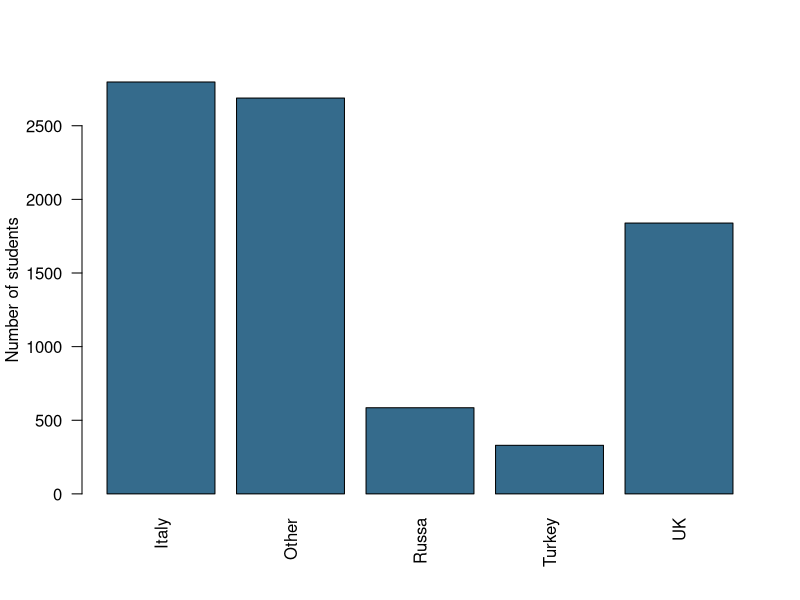
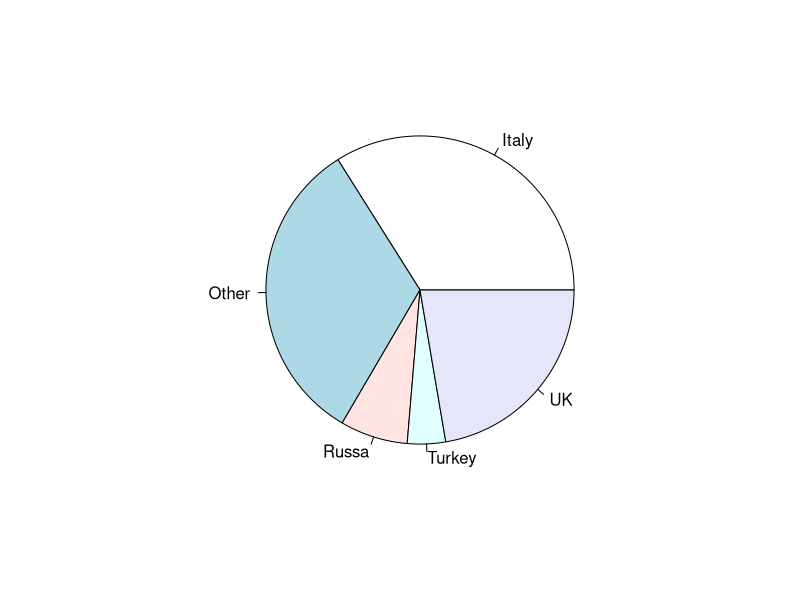
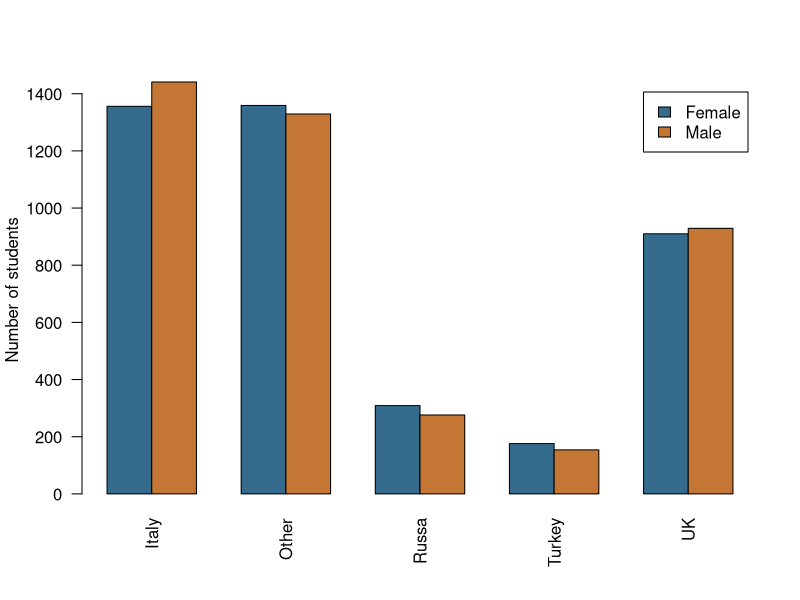
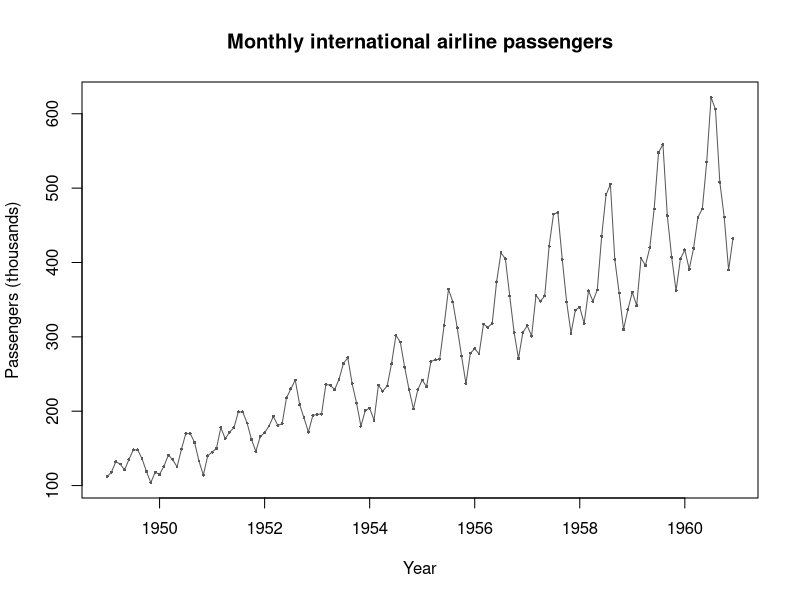
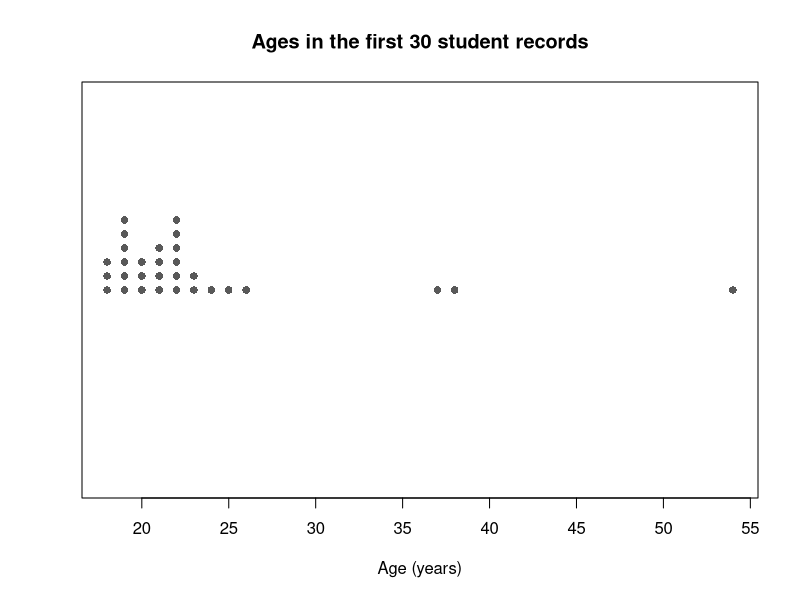
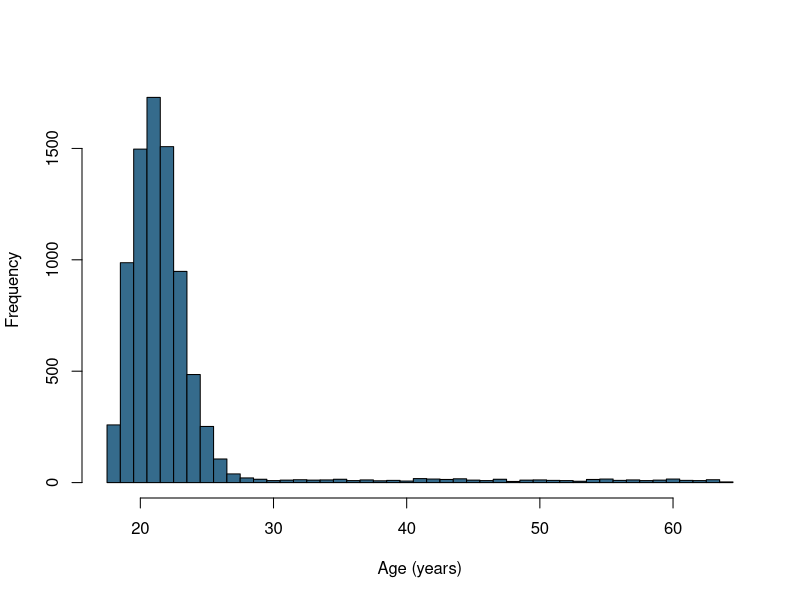
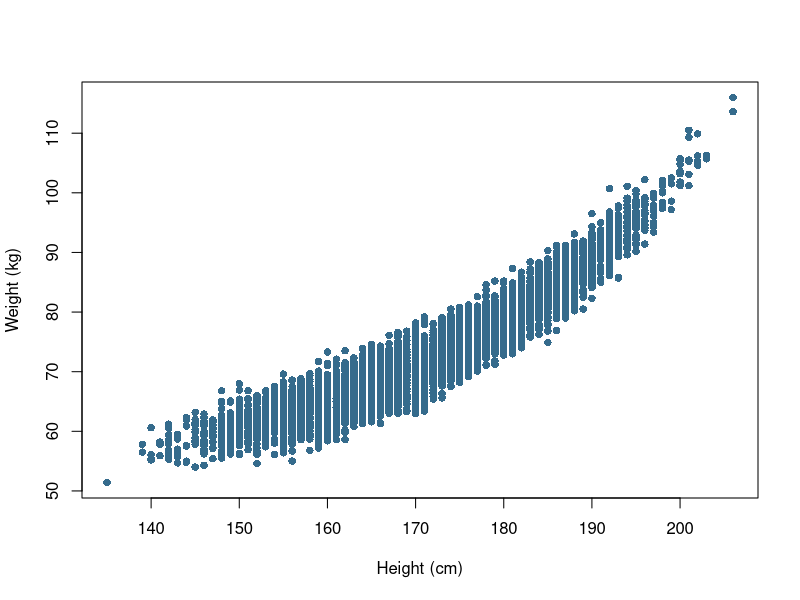
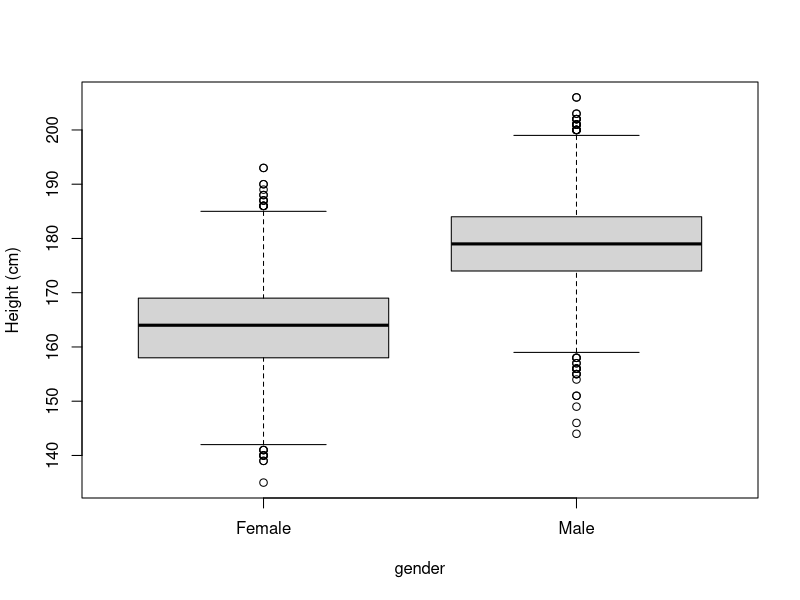

Here is the R script that generated these plots, in order:
## ---- chunk 1
#| label: render-project-root
#| include: false
knitr::opts_knit$set(root.dir = normalizePath(".."))
## ---- chunk 2
#| label: r-slide-16
# read.csv() imports the supplied CSV; stringsAsFactors=FALSE keeps category labels as text.
# head() previews six rows; height is in cm, weight in kg, and age in years.
# Open the course folder in Positron; paths start in that folder.
students <- read.csv("data/descriptive-statistics/students.csv", stringsAsFactors = FALSE)
head(students)
## ---- chunk 3
#| label: r-slide-17
# table() counts students in each country category; prop.table() divides by all counted students.
# Multiplying by 100 gives percentages; cumsum() is meaningful only when categories have an order.
country_counts <- table(students$country)
country_counts
100 * prop.table(country_counts)
## ---- chunk 4
#| label: r-slide-18
# cut() converts ages in years into intervals; right=FALSE includes the lower boundary, not the upper.
# table() counts each interval; these explicitly chosen bands are an added R illustration.
age_groups <- cut(students$age, breaks = c(0, 20, 25, 30, Inf), right = FALSE)
table(age_groups)
## ---- chunk 5
#| label: r-slide-19
# xtabs() counts combinations: the formula ~ major + gender creates a two-way frequency table.
# addmargins() adds row and column totals without changing the underlying counts.
major_gender <- xtabs(~ major + gender, data = students)
addmargins(major_gender)
## ---- chunk 6
#| label: r-slide-23
# barplot() draws a bar for each category count supplied by table().
# las=2 rotates country labels; ylab states that bar heights are numbers of students.
barplot(table(students$country), las = 2, col = "#356B8C", ylab = "Number of students")
## ---- chunk 7
#| label: r-slide-24
# pie() divides the circle according to the country counts computed by table().
# The denominator is all students with a recorded country category, including Other.
pie(table(students$country))
## ---- chunk 8
#| label: r-slide-26
# table() cross-classifies gender and country; barplot(beside=TRUE) places gender bars side by side.
# legend.text=TRUE labels the groups; counts, rather than percentages, determine bar heights.
barplot(table(students$gender, students$country), beside = TRUE, legend.text = TRUE,
        col = c("#356B8C", "#C47735"), ylab = "Number of students", las = 2)
## ---- chunk 9
#| label: r-slide-added-line-chart
#| fig-cap: "Monthly international airline passengers, 1949–1960 (thousands)."
# The time-series object supplies the monthly time order; no CSV import is needed.
plot(x = AirPassengers, type = "o", pch = 16, cex = 0.4,
     col = "#595959", xlab = "Year", ylab = "Passengers (thousands)",
     main = "Monthly international airline passengers")
## ---- chunk 10
#| label: r-slide-added-dot-plot
#| fig-cap: "One dot per record, using the first 30 student ages in file order."
# Keep original row order; these records are not a random sample.
age_small <- head(x = students$age, n = 30)
stripchart(x = age_small, method = "stack", offset = 0.7, pch = 16,
           col = "#595959", xlab = "Age (years)",
           main = "Ages in the first 30 student records")
## ---- chunk 11
#| label: r-slide-28
# hist() groups ages into bins; breaks specifies yearly boundaries at half-year positions.
# freq=TRUE displays counts rather than probability density; recorded ages are measured in years.
hist(students$age, breaks = seq(min(students$age) - 0.5, max(students$age) + 0.5, by = 1),
     freq = TRUE, col = "#356B8C", main = "", xlab = "Age (years)")
## ---- chunk 12
#| label: r-slide-33
# plot(x,y) makes a scatterplot, with height on the horizontal axis and weight on the vertical.
# pch=16 uses filled points; no fitted line or causal relationship is assumed.
plot(students$height, students$weight, pch = 16, col = "#356B8C",
     xlab = "Height (cm)", ylab = "Weight (kg)")
## ---- chunk 13
#| label: r-slide-42
# mean() and median() summarize ages; table() counts each recorded age to identify every tied mode.
# names() returns the ages whose counts equal max(), the greatest frequency.
mean(students$age)
median(students$age)
age_counts <- table(students$age)
names(age_counts)[age_counts == max(age_counts)]
## ---- chunk 14
#| label: r-slide-50
# diff(range()) gives maximum minus minimum; mean(abs()) calculates mean absolute deviation.
# var() and sd() use the sample denominator n-1; R's mad() instead computes median absolute deviation.
age <- students$age
c(range = diff(range(age)), mean_absolute_deviation = mean(abs(age - mean(age))),
  sample_variance = var(age), sample_standard_deviation = sd(age))
## ---- chunk 15
#| label: r-slide-55
# c() creates the exact two datasets shown in the original table; sd() uses the sample denominator n-1.
# sd()/mean() expresses CV as a ratio, without multiplying by 100; these means are positive.
DS1 <- c(10, 20, 30, 40, 50)
DS2 <- c(1010, 1020, 1030, 1040, 1050)
c(DS1 = sd(DS1) / mean(DS1), DS2 = sd(DS2) / mean(DS2))
## ---- chunk 16
#| label: r-slide-63
# cov() calculates sample covariance and cor() calculates Pearson's linear correlation by default.
# use="complete.obs" omits pairs with missing values; units remain cm, kg, and years.
cov(students$height, students$weight, use = "complete.obs")
cor(students$height, students$weight, use = "complete.obs")
cov(students$height, students$age, use = "complete.obs")
cor(students$height, students$age, use = "complete.obs")
## ---- chunk 17
#| label: r-slide-68
# e1071::skewness() measures the asymmetry of the age distribution.
e1071::skewness(students$age)
## ---- chunk 18
#| label: r-slide-72
# quantile() finds percentiles; probs=0.90 requests the 90th percentile of height in cm.
quantile(students$height, probs = 0.90)
## ---- chunk 19
#| label: r-slide-74
# quantile(probs=c(0.25,0.50)) returns the first quartile and median of height in cm.
quantile(students$height, probs = c(0.25, 0.50))
## ---- chunk 20
#| label: r-slide-76
# boxplot(height~gender) compares groups; whiskers extend to the last data within 1.5 IQR of the hinges.
# subset() selects Turkish/Russian males; R's default boxplot hinges can differ from the quartiles returned by quantile().
boxplot(height ~ gender, data = students, ylab = "Height (cm)", col = "#D4D4D4")
# The source spells Russia as "Russa"; match that original label without changing the data.
males <- subset(students, gender == "Male" & country %in% c("Turkey", "Russa"))
boxplot(height ~ country, data = males, ylab = "Height (cm)", col = "#D4D4D4")
## ---- chunk 21
#| label: r-slide-79
# quantile() supplies quartiles; the 1.5-IQR fences flag values for investigation.
# sum() counts TRUE flags and does not remove observations; these age fences are measured in years.
q <- quantile(students$age, probs = c(0.25, 0.75))
iqr <- q[2] - q[1]
lower <- q[1] - 1.5 * iqr
upper <- q[2] + 1.5 * iqr
c(lower_fence = unname(lower), upper_fence = unname(upper))
sum(students$age < lower | students$age > upper)
